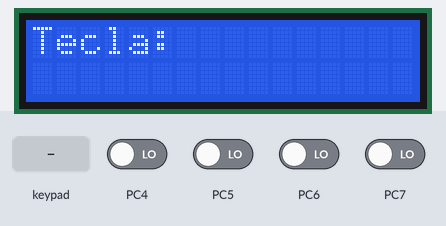
This program was run on a simulated ATmega328P, built with avr-gcc and emulated at 16 MHz. On the bench: 16×2 character LCD. Wiring (inferred from the signals the program sends): 4×4 keypad with keys 1 2 3 A 4 5 6 B 7 8 9 C * 0 # D: rows PD0, PD1, PD2, PD3; columns PC0, PC1, PC2, PC3. Wiring (inferred from the names in the program): character LCD (HD44780): RS PB5; E PB4; data PB0, PB1, PB2, PB3. The inputs (shaded band) are chosen by the test bench; at power-on: PC4–7 LOW.

Above: at 1.2 s.
1.3 s: keypad keys 1 2 A pressed 0.4 s apart
At 1.9 s:
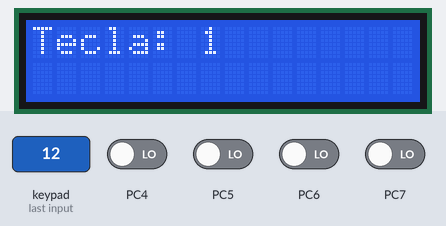
4.5 s: key 'B' pressed
At 4.9 s:
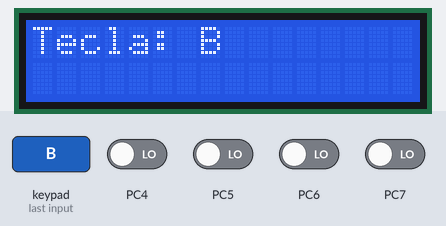
6.5 s: key 'C' pressed
At 6.9 s:
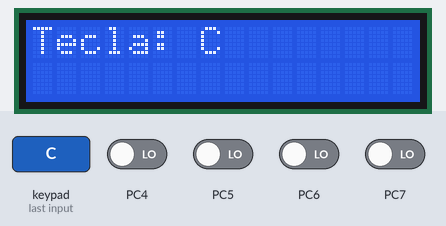
8.5 s: keypad keys 2 5 # pressed 0.4 s apart
At 10.0 s:
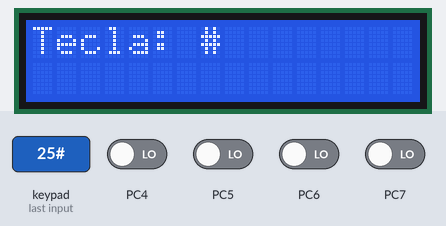
11.6 s: key '*' pressed
At 12.0 s:
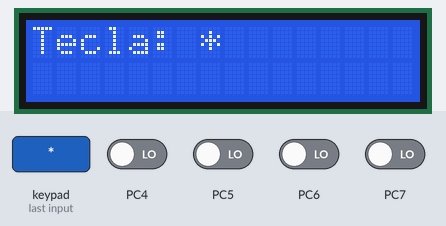
13.6 s: keypad keys 1 2 D pressed 0.4 s apart
At 14.5 s:
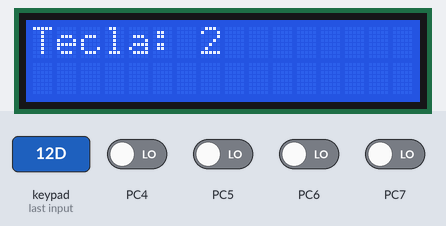
Timing chart, 0 to 16.6 s (numbered marks = the images above; inputs shaded):
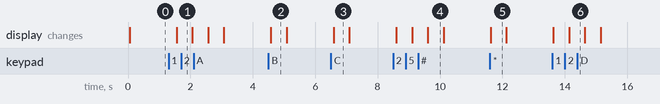

Measured:
- after the input at 1.3 s, the display: changes after 0.26 s (image 1)
- after the input at 4.5 s, the display: changes after 0.08 s (image 2)
- after the input at 6.5 s, the display: changes after 0.09 s (image 3)
- after the input at 8.5 s, the display: first changes after 0.10 s (image 4 shows a later state)
- after the input at 11.6 s, the display: changes at once (image 5)
- after the input at 13.6 s, the display: first changes at once (image 6 shows a later state)
- what the display in image 2 shows lasts 0.5 s, from 4.6 s to 5.1 s

The program:

main.c
```c
#define F_CPU 16000000UL
#include <avr/io.h>
#include <stdint.h>
#include <util/delay.h>
#include <avr/interrupt.h>

#define a 0b00110010   // Function set nibble
#define b 0b00101000   // 4-bit mode, 2-line, 5x8 font
#define c 0b00001100   // Display ON, cursor OFF
#define d 0b00000001   // Clear display

#define LCD_RS PB5
#define LCD_E  PB4

// ---- Bandera global ----
volatile uint8_t boton_presionado = 0;


// ---- Funciones auxiliares LCD ----
uint8_t LO_NIBBLE(uint8_t x) { return x & 0x0F; }
uint8_t HI_NIBBLE(uint8_t x) { return (x >> 4) & 0x0F; }

void lcd_pulse(void) {
	PORTB |= (1 << LCD_E);
	_delay_us(1);
	PORTB &= ~(1 << LCD_E);
	_delay_us(50);
}

void setearLCD(uint8_t x) {
	PORTB &= ~(1 << LCD_RS);  // RS=0 ? comando
	PORTB = (PORTB & 0xF0) | HI_NIBBLE(x);
	lcd_pulse();
	PORTB = (PORTB & 0xF0) | LO_NIBBLE(x);
	lcd_pulse();
	if (x == d) _delay_ms(2);
}

void Escribir_LCD(uint8_t x) {

	PORTB |= (1 << LCD_RS);   // RS=1 ? datos
	PORTB = (PORTB & 0xF0) | HI_NIBBLE(x);
	lcd_pulse();
	PORTB = (PORTB & 0xF0) | LO_NIBBLE(x);
	lcd_pulse();
}


char keypad[4][4] = {
	{'1', '2', '3', 'A'},
	{'4', '5', '6', 'B'},
	{'7', '8', '9', 'C'},
	{'*', '0', '#', 'D'}
};

char read_keypad(void) {
	for (uint8_t row = 0; row < 4; row++) {
		PORTD = ~(1 << row);  //Pone a 0 la fila individual
		_delay_us(5);

		for (uint8_t col = 0; col < 4; col++) {
			if (!(PINC & (1 << col))) {  // Lee columna de PORTC si esta en 0
				return keypad[row][col];
			}
		}
	}
	return 0;
}


int main(void) {
	DDRB |= 0b00111111;  // PB0–PB5 salida
	DDRD = 0x0F; // PD0 Salida
	DDRC = 0x00; //	PC0 Entrada
	PORTC = 0x0F;


	// Habilitar interrupción
	PCICR |= (1 << PCIE2);
	PCMSK2 |= (1 << PCINT16);
	sei();

	// Inicialización LCD
	_delay_ms(50);
	setearLCD(a);
	setearLCD(b);
	setearLCD(c);
	setearLCD(d);


	char key;
	while (1) {
		Escribir_LCD('T');
		Escribir_LCD('e');
		Escribir_LCD('c');
		Escribir_LCD('l');
		Escribir_LCD('a');
		Escribir_LCD(':');
		Escribir_LCD(' ');


		key = read_keypad();
		if (boton_presionado) {
			Escribir_LCD(key);
			_delay_ms(500);
			setearLCD(d);
		}
	}
}

// ---- Interrupción por cambio de pin ----
ISR(PCINT2_vect) {
		boton_presionado = 1;   // Marca el evento
}
```
